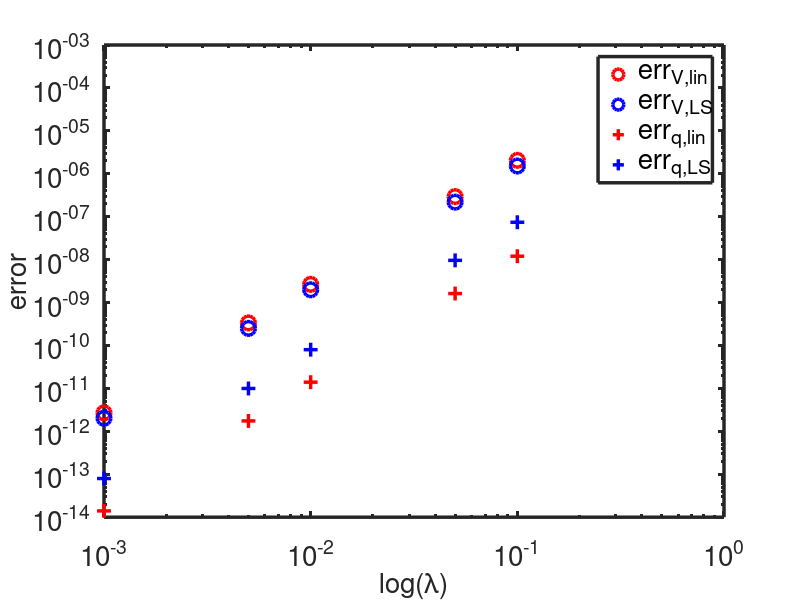
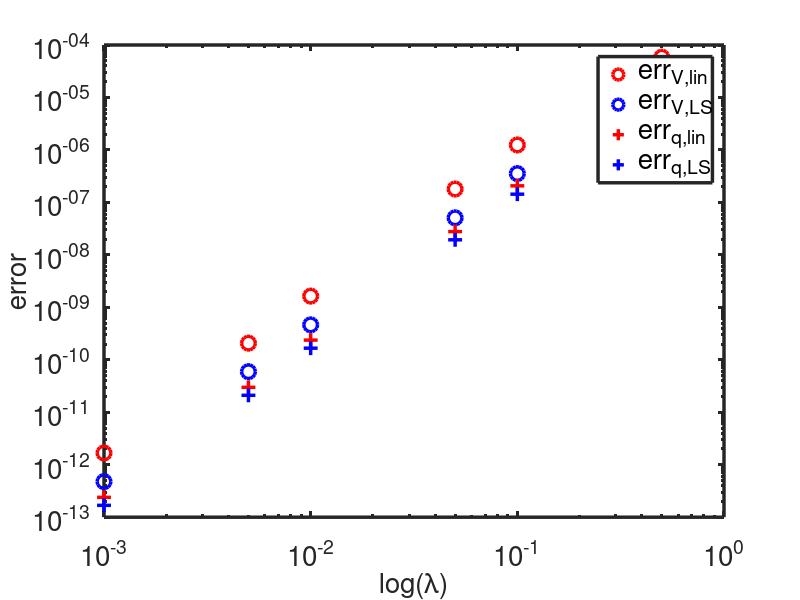
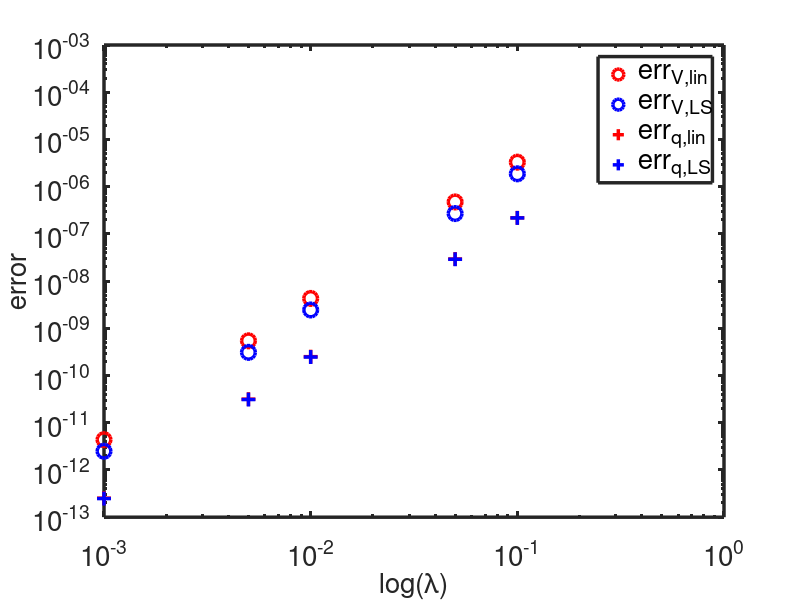

The MATLAB source for these figures, in order:
clear 
close all
load('error_bifu.mat')

lambda=error(1:end,1);

figure()

loglog(lambda,error(1:end,2),'ro')
hold on
loglog(lambda,error(1:end,4),'bo')
hold on
loglog(lambda,error(1:end,3),'r+')
hold on
loglog(lambda,error(1:end,5),'b+')
legend('err_{V,lin}','err_{V,LS}','err_{q,lin}','err_{q,LS}')
xlabel('log(\lambda)')
ylabel('error')

%grid on
%grid MINOR
set(findall(gcf,'-property','FontSize'),'FontSize',20)
set(findall(gcf,'-property','LineWidth'),'LineWidth',2.5)
set(findall(gcf,'-property','MarkerSize'),'MarkerSize',10)
%{%
figure()
loglog(lambda,error(1:end,6),'ro')
hold on
loglog(lambda,error(1:end,8),'bo')
loglog(lambda,error(1:end,7),'r+')
loglog(lambda,error(1:end,9),'b+')
legend('err_{V,lin}','err_{V,LS}','err_{q,lin}','err_{q,LS}')
xlabel('log(\lambda)')
ylabel('error')
set(findall(gcf,'-property','FontSize'),'FontSize',20)
set(findall(gcf,'-property','LineWidth'),'LineWidth',2.5)
set(findall(gcf,'-property','MarkerSize'),'MarkerSize',10)

figure()
loglog(lambda,error(1:end,10),'ro')
hold on
loglog(lambda,error(1:end,12),'bo')
loglog(lambda,error(1:end,11),'r+')
loglog(lambda,error(1:end,13),'b+')
legend('err_{V,lin}','err_{V,LS}','err_{q,lin}','err_{q,LS}')
xlabel('log(\lambda)')
ylabel('error')
set(findall(gcf,'-property','FontSize'),'FontSize',20)
set(findall(gcf,'-property','LineWidth'),'LineWidth',2.5)
set(findall(gcf,'-property','MarkerSize'),'MarkerSize',10)
%}